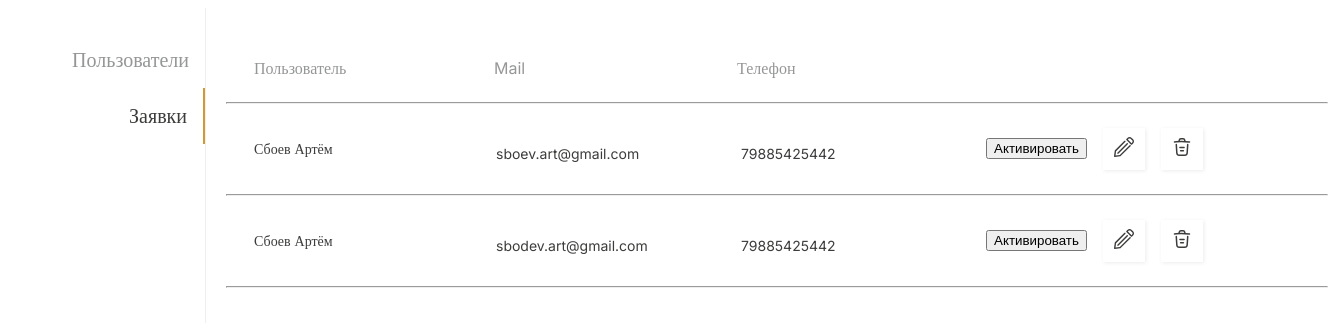
Before: /moderator/applications/ with the older database file.
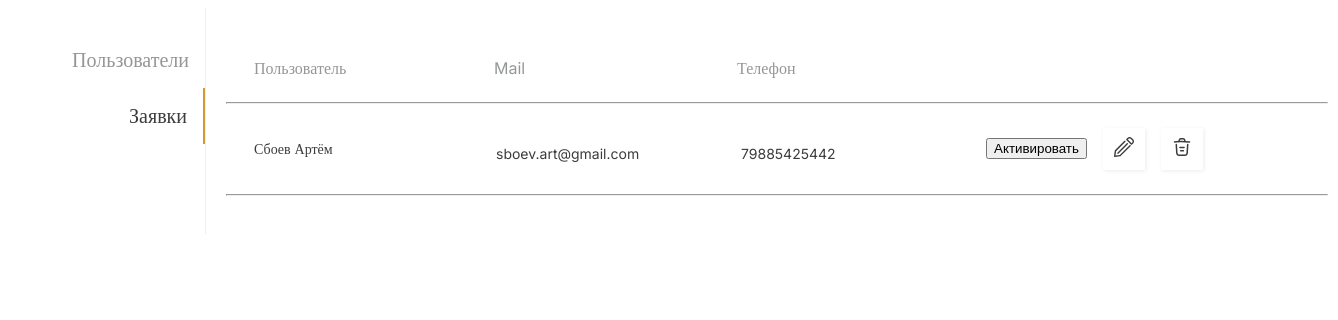
After: the same page with the newer database file.
### users/models.py (models this page shows, shortened)
class User(AbstractUser):
    Activity = models.BooleanField(verbose_name='Активировать/Деактивировать пользователя', default=False)
    patronymic = models.CharField(verbose_name='Отчество', max_length=100)
    birthdate = models.DateField(verbose_name='Дата рождения', max_length=100, blank=True, null=True)
    city = models.CharField(verbose_name='Город', max_length=100)
    number_phone = models.CharField(verbose_name='Телефон', max_length=100)
    social_contact = models.CharField(verbose_name='Контакт для оперативной связи (Телеграм, VK или что-то ещё)',
                                      max_length=100)
    course = models.CharField(verbose_name='Укажите вашу ступень обучения', max_length=100)
    university = models.CharField(verbose_name='Расскажите, какого университета', max_length=100)
    department = models.CharField(verbose_name='Кафедра', max_length=100)
    specialization = models.CharField(verbose_name='Специальность', max_length=100)
    year_graduation = models.CharField(verbose_name='Укажите год окончания', max_length=100)
    average_score = models.CharField(verbose_name='Укажите ваш средний балл в вузе', max_length=100)
    educational_interests = models.CharField(verbose_name='Расскажите о своих учебных интересах:', max_length=100)
    what_tasks = models.CharField(
        verbose_name='Опишите, какими задачами вам было бы интересно заниматься во время стажировки', max_length=100)
    achievements = models.CharField(verbose_name='Расскажите о своих достижениях', max_length=100)
    work_experience = models.CharField(
        verbose_name='Если у вас есть опыт работы/стажировки, расскажите об этом подробнее', max_length=100)
    find_out = models.CharField(verbose_name='Откуда вы узнали о стажировках в Банке Центр-Инвест', max_length=100)
    interested_internship = models.CharField(
        verbose_name='Почему вас заинтересовала стажировка в Банке Центр-Инвест, и чего вы от неё ждёте?',
        max_length=100)
    resume = models.FileField(verbose_name='Добавьте резюме', blank=True, null=True)
    categories = models.CharField(verbose_name='Направление', max_length=100, blank=True, null=True)

### users/views.py (the view)
# urls.py: path('applications/', ApplicationsAdminListView.as_view(), name="all_applications"),
class ApplicationsAdminListView(generic.ListView):
    model = User
    context_object_name = 'users'
    template_name = 'users/admin-applications.html'

### templates/users/admin-applications.html (shortened to what this page needs)
{% load static %}
<!DOCTYPE html>
<html lang="en">
<head>
    <link rel="stylesheet" href="{% static 'css/user.css' %}">
</head>
<body>
    <div class="section-admin">
        <div class="block-left-admin">
            <div class="p-2 menu-left-admin">
                <div class="menu-left-2">
                    <div class="menu-left-3">
                        <a href="{% url 'all_users' %}" class="text-decoration-none text-admin-menu">Пользователи</a>
                    </div>
                </div>
            </div>
            <div class="p-2 menu-left-admin-active">
                <div class="menu-left-2">
                    <div class="menu-left-3">
                        <a href="{% url 'all_applications' %}" class="text-decoration-none text-admin-menu-active">Заявки</a>
                    </div>
                </div>
            </div>
        </div>
        <div class="block-right-admin">
            <div class="container admin-users-block">
                    <div class="d-flex p-2 flex-fill block-filter-2">
                        <div class="input-group mb-3 filter-text-admin-block">
                            <h1 class="filter-text-admin">Пользователь</h1>
                        </div>
                        <div class="input-group mb-3 filter-text-admin-block-2">
                            <h1 class="filter-text-admin">Mail</h1>
                        </div>
                        <div class="input-group mb-3 filter-text-admin-block-3">
                            <h1 class="filter-text-admin">Телефон</h1>
                        </div>
                    </div>
                    <hr class="hr-uder-2">
                    {% for i in users %}
                        {% if i.Activity == False %}
                        <div id="user-{{ i.pk }}">
                        <div class="d-flex admin-users-block-2">
                        <div class="d-flex p-2 flex-fill align-items-start user-admin-block">
                            <div class="d-flex p-2 user-admin-col">
                                <p class="user-text">{{ i.last_name }} {{ i.first_name }}</p>
                            </div>
                            <div class="d-flex p-2 user-admin-col-2">
                                <p class="user-text-mail">{{ i.email }}</p>
                            </div>
                            <div class="d-flex p-2 user-admin-col-3">
                                <p class="user-text-tel">{{ i.number_phone }}</p>
                            </div>
                        </div>
                        <div class="d-flex p-2 user-admin-col-4">
                            <div class="status" id="status{{ i.pk }}">
                                {% if i.Activity == True %}
                                    <button type="button" class="btn btn-dark button-admin-1" id="user_status{{ i.pk }}" onclick="status_user({{ i.pk }});"  data-userid="{{ i.pk }}" data-status="0">Заблокировать</button>
                                {% else %}
                                    <button type="button" class="btn btn-dark button-admin-4" id="user_status{{ i.pk }}" onclick="status_user({{ i.pk }});"  data-userid="{{ i.pk }}" data-status="1">Активировать</button>
                                {% endif %}
                            </div>
                            <button type="button" class="btn btn-dark button-admin-2" onclick="window.location.href='{% url 'user_detail' i.pk %}';">
                            </button>
                            <button type="button" class="btn btn-dark button-admin-3 delete_user_button" id="delete_user-{{ i.pk }}" onclick="delete_user({{ i.pk }})">
                            </button>
                        </div>
                    </div>
                    <hr class="hr-user">
                        </div>
                        {% endif %}
                    {% endfor %}
                </div>
        </div>
    </div>
</body>
</html>

Changed rows visible on the page:
no longer on this page (row edited): User: last_name "Сбоев", first_name "Артём", email "sbodev.art@gmail.com", number_phone "79885425442"
